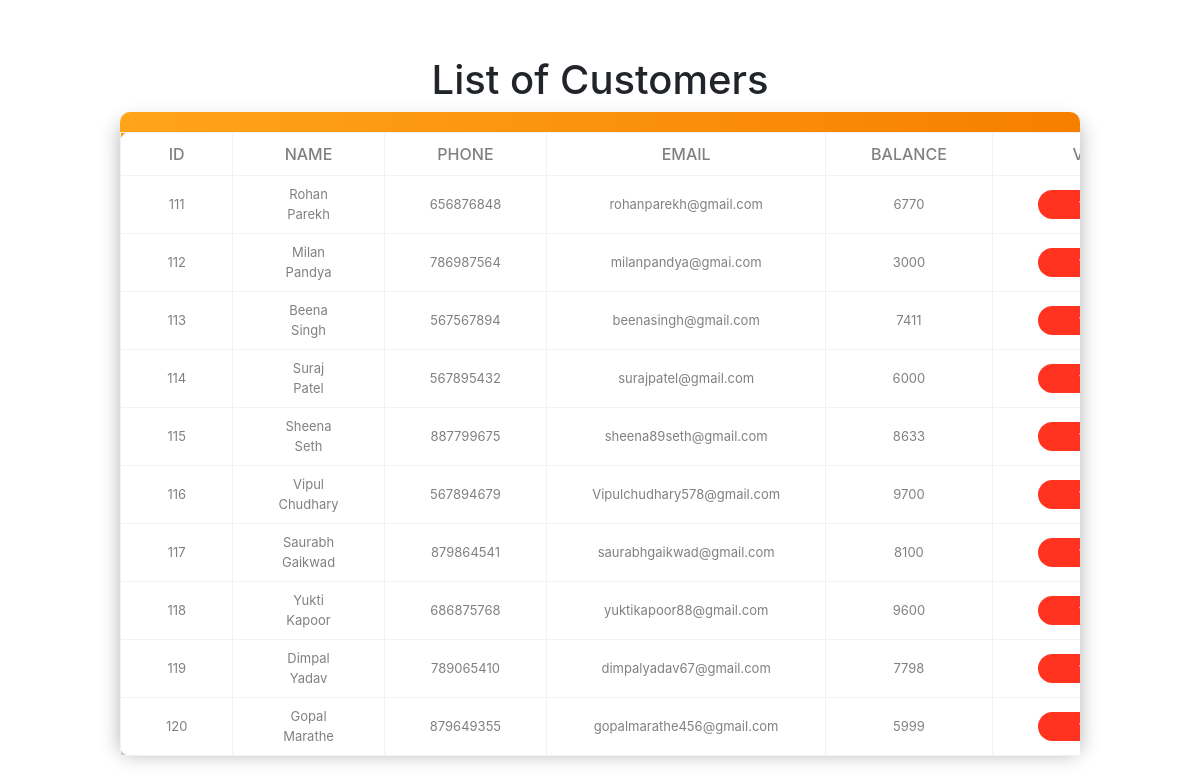
The page /customers.php on the database its author committed.
### tables this page shows
CREATE TABLE `customers` (
  `customer_id` int(11) NOT NULL,
  `customer_name` varchar(60) DEFAULT NULL,
  `customer_phone` int(10) DEFAULT NULL,
  `customer_email` varchar(60) DEFAULT NULL,
  `acc_balance` int(30) NOT NULL
);

### customers.php (the view, shortened to what this page needs)
<!DOCTYPE html>
    <html lang="en">
    <head>
        <?php include 'link.php'?>
        <link rel="stylesheet" href="style.css">
    </head>
    <body>
        <div class="main-div">
            <h1>List of Customers</h1>
            <div class="center-div">
                <div class="table-responsive">
                    <table>
                        <thead>
                            <tr>
                                <th>Id</th>
                                <th>Name</th>
                                <th>Phone</th>
                                <th>Email</th>
                                <th>Balance</th>
                                <th>View</th>
                            </tr>
                        </thead>
                        <tbody>
                        <?php
                            include 'index.php';
                            $sql = "SELECT * FROM `customers`";
                            $query = mysqli_query($conn,$sql);
                            $res = mysqli_fetch_array($query);
                            do{
                                ?>
                                <tr>
                                <td><?php echo $res['customer_id'];?></td>
                                <td><?php echo $res['customer_name'];?></td>
                                <td><?php echo $res['customer_phone'];?></td>
                                <td><?php echo $res['customer_email'];?></td>
                                <td><?php echo $res['acc_balance'];?></td>
                                <td><a href="update.php?id=<?php echo $res['customer_id']; ?>"><button class="button"><span>view</span></button></a></td>
                            </tr>
                            <?php
                            }
                            while($res=mysqli_fetch_array($query))
                        ?>
                        </tbody>
                    </table>
                </div>
            </div>
        </div>
    </body>
    </html>

### link.php (shortened to what this page needs)
<link rel="stylesheet" href="https://maxcdn.bootstrapcdn.com/bootstrap/4.4.1/css/bootstrap.min.css">

### style.css (style rules this page uses)
* { margin: 0; padding: 0; box-sizing: border-box; }
.main-div { width: 100%; height: 100vh; display: flex; flex-direction: column; justify-content: center; align-items: center; }
.center-div { width: 80%; height: 79vh; background: -webkit-linear-gradient(left, #ffa41b ,#f77f00); padding: 20px 0 0 0; box-shadow: 0 10px 20px 0 rgba(0,0,0,0.3); border-radius: 10px; }
table { border-collapse: collapse; background-color: #fff; box-shadow: 0 10px 20px 0 rgba(0,0,0,0.3); border-radius: 10px; margin: auto; }
th,td { border: 1px solid #f2f2f2; padding: 9px 45px; text-align: center; color: grey; }
th { text-transform: uppercase; font-weight: 500; }
td { font-size: 13px; }
.button { border-radius: 46px; background-color: #ff331f; border: none; color: #FFFFFF; text-align: center; font-size: 13px; padding: 5px; width: 111px; transition: all 0.5s; cursor: pointer; margin: 0px; }

### rows shown on the page
customers: customer_id "111", customer_name "Rohan Parekh", customer_phone "656876848", customer_email "rohanparekh@gmail.com", acc_balance "6770"
customers: customer_id "112", customer_name "Milan Pandya", customer_phone "786987564", customer_email "milanpandya@gmai.com", acc_balance "3000"
customers: customer_id "113", customer_name "Beena Singh", customer_phone "567567894", customer_email "beenasingh@gmail.com", acc_balance "7411"
customers: customer_id "114", customer_name "Suraj Patel", customer_phone "567895432", customer_email "surajpatel@gmail.com", acc_balance "6000"
customers: customer_id "115", customer_name "Sheena Seth", customer_phone "887799675", customer_email "sheena89seth@gmail.com", acc_balance "8633"
customers: customer_id "116", customer_name "Vipul Chudhary", customer_phone "567894679", customer_email "Vipulchudhary578@gmail.com", acc_balance "9700"
customers: customer_id "117", customer_name "Saurabh Gaikwad", customer_phone "879864541", customer_email "saurabhgaikwad@gmail.com", acc_balance "8100"
customers: customer_id "118", customer_name "Yukti Kapoor", customer_phone "686875768", customer_email "yuktikapoor88@gmail.com", acc_balance "9600"
customers: customer_id "119", customer_name "Dimpal Yadav", customer_phone "789065410", customer_email "dimpalyadav67@gmail.com", acc_balance "7798"
customers: customer_id "120", customer_name "Gopal Marathe", customer_phone "879649355", customer_email "gopalmarathe456@gmail.com", acc_balance "5999"
